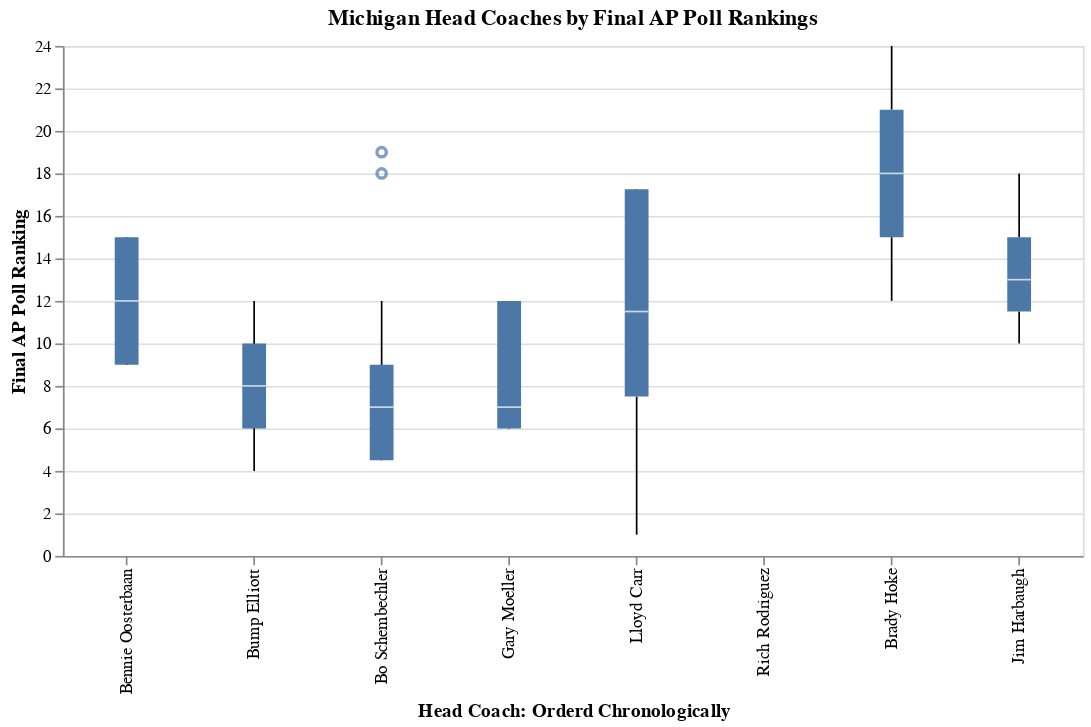

Source (notebook cell):
### Markdown cell above
### More than wins: what games are Harbaugh losing that makes him controversial?

Same chart as above, but now we're looking at the Final AP Poll Rankings for each coach. This is where critcism on Harbaugh begins to become more understandable. 

Note that Harbaugh's best season (where he finished 10th in the AP Poll) is worse than  the 3rd quartile of Coach Bo's final AP Poll Rankings (which is 9th place), and similar to the median finish for Coach Carr (which is 11th place).

Again these insights are only possible thanks to Altair's tool-tip functionality.

*Note that seasons when the Wolverines fail to make the final AP Poll are excluded.

### Code cell
alt.Chart(wins_1950).mark_boxplot().encode(
    y = alt.Y('AP Post:Q', title = 'Final AP Poll Ranking'),
    x = alt.X('Coach', sort = sort_coaches, title = 'Head Coach: Orderd Chronologically'),
    tooltip=alt.Tooltip("Year")
).properties(width = 600, title = 'Michigan Head Coaches by Final AP Poll Rankings')

### Figure 1 — Vega-Lite specification as saved in the notebook (floating-point values rounded to 4 significant figures)
{"config": {"view": {"continuousWidth": 400, "continuousHeight": 300}}, "data": {"name": "data-ad40b3447e5ac262c2123ac7a6561094"}, "mark": "boxplot", "encoding": {"tooltip": {"type": "nominal", "field": "Year"}, "x": {"type": "nominal", "field": "Coach", "sort": ["Bennie Oosterbaan", "Bump Elliott", "Bo Schembechler", "Gary Moeller", "Lloyd Carr", "Rich Rodriguez", "Brady Hoke", "Jim Harbaugh"], "title": "Head Coach: Orderd Chronologically"}, "y": {"type": "quantitative", "field": "AP Post", "title": "Final AP Poll Ranking"}}, "title": "Michigan Head Coaches by Final AP Poll Rankings", "width": 600, "$schema": "https://vega.github.io/schema/vega-lite/v4.8.1.json", "datasets": {"data-ad40b3447e5ac262c2123ac7a6561094": [{"Year": "2021", "Conf": "Big Ten", "W": "8", "L": "1", "T": null, "AP Pre": null, "AP High": "6", "AP Post": null, "Coach(es)": "Jim Harbaugh (8-1)", "Bowl": null, "Notes": null, "Coach": "Jim Harbaugh", "games_played": 9, "wins_normalized": 11.56}, {"Year": "2020", "Conf": "Big Ten", "W": "2", "L": "4", "T": "0", "AP Pre": "16", "AP High": "13", "AP Post": null, "Coach(es)": "Jim Harbaugh (2-4)", "Bowl": null, "Notes": null, "Coach": "Jim Harbaugh", "games_played": 6, "wins_normalized": 4.333}, {"Year": "2019", "Conf": "Big Ten", "W": "9", "L": "4", "T": "0", "AP Pre": "7", "AP High": "7", "AP Post": "18", "Coach(es)": "Jim Harbaugh (9-4)", "Bowl": "Citrus Bowl-L", "Notes": null, "Coach": "Jim Harbaugh", "games_played": 13, "wins_normalized": 9.0}, {"Year": "2018", "Conf": "Big Ten", "W": "10", "L": "3", "T": "0", "AP Pre": "14", "AP High": "4", "AP Post": "14", "Coach(es)": "Jim Harbaugh (10-3)", "Bowl": "Peach Bowl-L", "Notes": null, "Coach": "Jim Harbaugh", "games_played": 13, "wins_normalized": 10.0}, {"Year": "2017", "Conf": "Big Ten", "W": "8", "L": "5", "T": "0", "AP Pre": "11", "AP High": "7", "AP Post": null, "Coach(es)": "Jim Harbaugh (8-5)", "Bowl": "Outback Bowl-L", "Notes": null, "Coach": "Jim Harbaugh", "games_played": 13, "wins_normalized": 8.0}, {"Year": "2016", "Conf": "Big Ten", "W": "10", "L": "3", "T": "0", "AP Pre": "7", "AP High": "2", "AP Post": "10", "Coach(es)": "Jim Harbaugh (10-3)", "Bowl": "Orange Bowl-L", "Notes": null, "Coach": "Jim Harbaugh", "games_played": 13, "wins_normalized": 10.0}, {"Year": "2015", "Conf": "Big Ten", "W": "10", "L": "3", "T": "0", "AP Pre": null, "AP High": "12", "AP Post": "12", "Coach(es)": "Jim Harbaugh (10-3)", "Bowl": "Citrus Bowl-W", "Notes": null, "Coach": "Jim Harbaugh", "games_played": 13, "wins_normalized": 10.0}, {"Year": "2014", "Conf": "Big Ten", "W": "5", "L": "7", "T": "0", "AP Pre": null, "AP High": null, "AP Post": null, "Coach(es)": "Brady Hoke (5-7)", "Bowl": null, "Notes": null, "Coach": "Brady Hoke", "games_played": 12, "wins_normalized": 5.417}, {"Year": "2013", "Conf": "Big Ten", "W": "7", "L": "6", "T": "0", "AP Pre": "17", "AP High": "11", "AP Post": null, "Coach(es)": "Brady Hoke (7-6)", "Bowl": "Buffalo Wild Wings Bowl-L", "Notes": null, "Coach": "Brady Hoke", "games_played": 13, "wins_normalized": 7.0}, {"Year": "2012", "Conf": "Big Ten", "W": "8", "L": "5", "T": "0", "AP Pre": "8", "AP High": "8", "AP Post": "24", "Coach(es)": "Brady Hoke (8-5)", "Bowl": "Outback Bowl-L", "Notes": null, "Coach": "Brady Hoke", "games_played": 13, "wins_normalized": 8.0}, {"Year": "2011", "Conf": "Big Ten", "W": "11", "L": "2", "T": "0", "AP Pre": null, "AP High": "11", "AP Post": "12", "Coach(es)": "Brady Hoke (11-2)", "Bowl": "Sugar Bowl-W", "Notes": null, "Coach": "Brady Hoke", "games_played": 13, "wins_normalized": 11.0}, {"Year": "2010", "Conf": "Big Ten", "W": "7", "L": "6", "T": "0", "AP Pre": null, "AP High": "18", "AP Post": null, "Coach(es)": "Rich Rodriguez (7-6)", "Bowl": "Gator Bowl-L", "Notes": null, "Coach": "Rich Rodriguez", "games_played": 13, "wins_normalized": 7.0}, {"Year": "2009", "Conf": "Big Ten", "W": "5", "L": "7", "T": "0", "AP Pre": null, "AP High": "22", "AP Post": null, "Coach(es)": "Rich Rodriguez (5-7)", "Bowl": null, "Notes": null, "Coach": "Rich Rodriguez", "games_played": 12, "wins_normalized": 5.417}, {"Year": "2008", "Conf": "Big Ten", "W": "3", "L": "9", "T": "0", "AP Pre": null, "AP High": null, "AP Post": null, "Coach(es)": "Rich Rodriguez (3-9)", "Bowl": null, "Notes": null, "Coach": "Rich Rodriguez", "games_played": 12, "wins_normalized": 3.25}, {"Year": "2007", "Conf": "Big Ten", "W": "9", "L": "4", "T": "0", "AP Pre": "5", "AP High": "5", "AP Post": "18", "Coach(es)": "Lloyd Carr (9-4)", "Bowl": "Capital One Bowl-W", "Notes": null, "Coach": "Lloyd Carr", "games_played": 13, "wins_normalized": 9.0}, {"Year": "2006", "Conf": "Big Ten", "W": "11", "L": "2", "T": "0", "AP Pre": "14", "AP High": "2", "AP Post": "8", "Coach(es)": "Lloyd Carr (11-2)", "Bowl": "Rose Bowl-L", "Notes": null, "Coach": "Lloyd Carr", "games_played": 13, "wins_normalized": 11.0}, {"Year": "2005", "Conf": "Big Ten", "W": "7", "L": "5", "T": "0", "AP Pre": "4", "AP High": "3", "AP Post": null, "Coach(es)": "Lloyd Carr (7-5)", "Bowl": "Alamo Bowl-L", "Notes": null, "Coach": "Lloyd Carr", "games_played": 12, "wins_normalized": 7.583}, {"Year": "2004", "Conf": "Big Ten", "W": "9", "L": "3", "T": "0", "AP Pre": "8", "AP High": "7", "AP Post": "14", "Coach(es)": "Lloyd Carr (9-3)", "Bowl": "Rose Bowl-L", "Notes": null, "Coach": "Lloyd Carr", "games_played": 12, "wins_normalized": 9.75}, {"Year": "2003", "Conf": "Big Ten", "W": "10", "L": "3", "T": "0", "AP Pre": "4", "AP High": "3", "AP Post": "6", "Coach(es)": "Lloyd Carr (10-3)", "Bowl": "Rose Bowl-L", "Notes": null, "Coach": "Lloyd Carr", "games_played": 13, "wins_normalized": 10.0}, {"Year": "2002", "Conf": "Big Ten", "W": "10", "L": "3", "T": "0", "AP Pre": "12", "AP High": "7", "AP Post": "9", "Coach(es)": "Lloyd Carr (10-3)", "Bowl": "Outback Bowl-W", "Notes": null, "Coach": "Lloyd Carr", "games_played": 13, "wins_normalized": 10.0}, {"Year": "2001", "Conf": "Big Ten", "W": "8", "L": "4", "T": "0", "AP Pre": "12", "AP High": "6", "AP Post": "20", "Coach(es)": "Lloyd Carr (8-4)", "Bowl": "Citrus Bowl-L", "Notes": null, "Coach": "Lloyd Carr", "games_played": 12, "wins_normalized": 8.667}, {"Year": "2000", "Conf": "Big Ten", "W": "9", "L": "3", "T": "0", "AP Pre": "6", "AP High": "3", "AP Post": "11", "Coach(es)": "Lloyd Carr (9-3)", "Bowl": "Citrus Bowl-W", "Notes": null, "Coach": "Lloyd Carr", "games_played": 12, "wins_normalized": 9.75}, {"Year": "1999", "Conf": "Big Ten", "W": "10", "L": "2", "T": "0", "AP Pre": "8", "AP High": "3", "AP Post": "5", "Coach(es)": "Lloyd Carr (10-2)", "Bowl": "Orange Bowl-W", "Notes": null, "Coach": "Lloyd Carr", "games_played": 12, "wins_normalized": 10.83}, {"Year": "1998", "Conf": "Big Ten", "W": "10", "L": "3", "T": "0", "AP Pre": "5", "AP High": "5", "AP Post": "12", "Coach(es)": "Lloyd Carr (10-3)", "Bowl": "Citrus Bowl-W", "Notes": null, "Coach": "Lloyd Carr", "games_played": 13, "wins_normalized": 10.0}, {"Year": "1997", "Conf": "Big Ten", "W": "12", "L": "0", "T": "0", "AP Pre": "14", "AP High": "1", "AP Post": "1", "Coach(es)": "Lloyd Carr (12-0)", "Bowl": "Rose Bowl-W", "Notes": null, "Coach": "Lloyd Carr", "games_played": 12, "wins_normalized": 13.0}, {"Year": "1996", "Conf": "Big Ten", "W": "8", "L": "4", "T": "0", "AP Pre": "14", "AP High": "6", "AP Post": "20", "Coach(es)": "Lloyd Carr (8-4)", "Bowl": "Outback Bowl-L", "Notes": null, "Coach": "Lloyd Carr", "games_played": 12, "wins_normalized": 8.667}, {"Year": "1995", "Conf": "Big Ten", "W": "9", "L": "4", "T": "0", "AP Pre": "14", "AP High": "7", "AP Post": "17", "Coach(es)": "Lloyd Carr (9-4)", "Bowl": "Alamo Bowl-L", "Notes": null, "Coach": "Lloyd Carr", "games_played": 13, "wins_normalized": 9.0}, {"Year": "1994", "Conf": "Big Ten", "W": "8", "L": "4", "T": "0", "AP Pre": "5", "AP High": "4", "AP Post": "12", "Coach(es)": "Gary Moeller (8-4)", "Bowl": "Holiday Bowl-W", "Notes": null, "Coach": "Gary Moeller", "games_played": 12, "wins_normalized": 8.667}, {"Year": "1993", "Conf": "Big Ten", "W": "8", "L": "4", "T": "0", "AP Pre": "3", "AP High": "3", "AP Post": "21", "Coach(es)": "Gary Moeller (8-4)", "Bowl": "Hall of Fame Bowl-W", "Notes": null, "Coach": "Gary Moeller", "games_played": 12, "wins_normalized": 8.667}, {"Year": "1992", "Conf": "Big Ten", "W": "9", "L": "0", "T": "3", "AP Pre": "6", "AP High": "3", "AP Post": "5", "Coach(es)": "Gary Moeller (9-0-3)", "Bowl": "Rose Bowl-W", "Notes": null, "Coach": "Gary Moeller", "games_played": 12, "wins_normalized": 9.75}, {"Year": "1991", "Conf": "Big Ten", "W": "10", "L": "2", "T": "0", "AP Pre": "2", "AP High": "2", "AP Post": "6", "Coach(es)": "Gary Moeller (10-2)", "Bowl": "Rose Bowl-L", "Notes": null, "Coach": "Gary Moeller", "games_played": 12, "wins_normalized": 10.83}, {"Year": "1990", "Conf": "Big Ten", "W": "9", "L": "3", "T": "0", "AP Pre": "6", "AP High": "1", "AP Post": "7", "Coach(es)": "Gary Moeller (9-3)", "Bowl": "Gator Bowl-W", "Notes": null, "Coach": "Gary Moeller", "games_played": 12, "wins_normalized": 9.75}, {"Year": "1989", "Conf": "Big Ten", "W": "10", "L": "2", "T": "0", "AP Pre": "1", "AP High": "1", "AP Post": "7", "Coach(es)": "Bo Schembechler (10-2)", "Bowl": "Rose Bowl-L", "Notes": null, "Coach": "Bo Schembechler", "games_played": 12, "wins_normalized": 10.83}, {"Year": "1988", "Conf": "Big Ten", "W": "9", "L": "2", "T": "1", "AP Pre": "11", "AP High": "4", "AP Post": "4", "Coach(es)": "Bo Schembechler (9-2-1)", "Bowl": "Rose Bowl-W", "Notes": null, "Coach": "Bo Schembechler", "games_played": 12, "wins_normalized": 9.75}, {"Year": "1987", "Conf": "Big Ten", "W": "8", "L": "4", "T": "0", "AP Pre": "7", "AP High": "7", "AP Post": "19", "Coach(es)": "Bo Schembechler (8-4)", "Bowl": "Hall of Fame Bowl-W", "Notes": null, "Coach": "Bo Schembechler", "games_played": 12, "wins_normalized": 8.667}, {"Year": "1986", "Conf": "Big Ten", "W": "11", "L": "2", "T": "0", "AP Pre": "2", "AP High": "2", "AP Post": "8", "Coach(es)": "Bo Schembechler (11-2)", "Bowl": "Rose Bowl-L", "Notes": null, "Coach": "Bo Schembechler", "games_played": 13, "wins_normalized": 11.0}, {"Year": "1985", "Conf": "Big Ten", "W": "10", "L": "1", "T": "1", "AP Pre": null, "AP High": "2", "AP Post": "2", "Coach(es)": "Bo Schembechler (10-1-1)", "Bowl": "Fiesta Bowl-W", "Notes": null, "Coach": "Bo Schembechler", "games_played": 12, "wins_normalized": 10.83}, {"Year": "1984", "Conf": "Big Ten", "W": "6", "L": "6", "T": "0", "AP Pre": "14", "AP High": "3", "AP Post": null, "Coach(es)": "Bo Schembechler (6-6)", "Bowl": "Holiday Bowl-L", "Notes": null, "Coach": "Bo Schembechler", "games_played": 12, "wins_normalized": 6.5}, {"Year": "1983", "Conf": "Big Ten", "W": "9", "L": "3", "T": "0", "AP Pre": "10", "AP High": "6", "AP Post": "8", "Coach(es)": "Bo Schembechler (9-3)", "Bowl": "Sugar Bowl-L", "Notes": null, "Coach": "Bo Schembechler", "games_played": 12, "wins_normalized": 9.75}, {"Year": "1982", "Conf": "Big Ten", "W": "8", "L": "4", "T": "0", "AP Pre": "12", "AP High": "10", "AP Post": null, "Coach(es)": "Bo Schembechler (8-4)", "Bowl": "Rose Bowl-L", "Notes": null, "Coach": "Bo Schembechler", "games_played": 12, "wins_normalized": 8.667}, {"Year": "1981", "Conf": "Big Ten", "W": "9", "L": "3", "T": "0", "AP Pre": "1", "AP High": "1", "AP Post": "12", "Coach(es)": "Bo Schembechler (9-3)", "Bowl": "Bluebonnet Bowl-W", "Notes": null, "Coach": "Bo Schembechler", "games_played": 12, "wins_normalized": 9.75}, {"Year": "1980", "Conf": "Big Ten", "W": "10", "L": "2", "T": "0", "AP Pre": "12", "AP High": "4", "AP Post": "4", "Coach(es)": "Bo Schembechler (10-2)", "Bowl": "Rose Bowl-W", "Notes": null, "Coach": "Bo Schembechler", "games_played": 12, "wins_normalized": 10.83}, {"Year": "1979", "Conf": "Big Ten", "W": "8", "L": "4", "T": "0", "AP Pre": "7", "AP High": "6", "AP Post": "18", "Coach(es)": "Bo Schembechler (8-4)", "Bowl": "Gator Bowl-L", "Notes": null, "Coach": "Bo Schembechler", "games_played": 12, "wins_normalized": 8.667}, {"Year": "1978", "Conf": "Big Ten", "W": "10", "L": "2", "T": "0", "AP Pre": "6", "AP High": "3", "AP Post": "5", "Coach(es)": "Bo Schembechler (10-2)", "Bowl": "Rose Bowl-L", "Notes": null, "Coach": "Bo Schembechler", "games_played": 12, "wins_normalized": 10.83}, {"Year": "1977", "Conf": "Big Ten", "W": "10", "L": "2", "T": "0", "AP Pre": "2", "AP High": "1", "AP Post": "9", "Coach(es)": "Bo Schembechler (10-2)", "Bowl": "Rose Bowl-L", "Notes": null, "Coach": "Bo Schembechler", "games_played": 12, "wins_normalized": 10.83}, {"Year": "1976", "Conf": "Big Ten", "W": "10", "L": "2", "T": "0", "AP Pre": "2", "AP High": "1", "AP Post": "3", "Coach(es)": "Bo Schembechler (10-2)", "Bowl": "Rose Bowl-L", "Notes": null, "Coach": "Bo Schembechler", "games_played": 12, "wins_normalized": 10.83}, {"Year": "1975", "Conf": "Big Ten", "W": "8", "L": "2", "T": "2", "AP Pre": "3", "AP High": "2", "AP Post": "8", "Coach(es)": "Bo Schembechler (8-2-2)", "Bowl": "Orange Bowl-L", "Notes": null, "Coach": "Bo Schembechler", "games_played": 12, "wins_normalized": 8.667}, {"Year": "1974", "Conf": "Big Ten", "W": "10", "L": "1", "T": "0", "AP Pre": "6", "AP High": "3", "AP Post": "3", "Coach(es)": "Bo Schembechler (10-1)", "Bowl": null, "Notes": null, "Coach": "Bo Schembechler", "games_played": 11, "wins_normalized": 11.82}, {"Year": "1973", "Conf": "Big Ten", "W": "10", "L": "0", "T": "1", "AP Pre": "5", "AP High": "4", "AP Post": "6", "Coach(es)": "Bo Schembechler (10-0-1)", "Bowl": null, "Notes": null, "Coach": "Bo Schembechler", "games_played": 11, "wins_normalized": 11.82}, {"Year": "1972", "Conf": "Big Ten", "W": "10", "L": "1", "T": "0", "AP Pre": "10", "AP High": "3", "AP Post": "6", "Coach(es)": "Bo Schembechler (10-1)", "Bowl": null, "Notes": null, "Coach": "Bo Schembechler", "games_played": 11, "wins_normalized": 11.82}, {"Year": "1971", "Conf": "Big Ten", "W": "11", "L": "1", "T": "0", "AP Pre": "4", "AP High": "2", "AP Post": "6", "Coach(es)": "Bo Schembechler (11-1)", "Bowl": "Rose Bowl-L", "Notes": null, "Coach": "Bo Schembechler", "games_played": 12, "wins_normalized": 11.92}, {"Year": "1970", "Conf": "Big Ten", "W": "9", "L": "1", "T": "0", "AP Pre": "8", "AP High": "4", "AP Post": "9", "Coach(es)": "Bo Schembechler (9-1)", "Bowl": null, "Notes": null, "Coach": "Bo Schembechler", "games_played": 10, "wins_normalized": 11.7}, {"Year": "1969", "Conf": "Big Ten", "W": "8", "L": "3", "T": "0", "AP Pre": null, "AP High": "7", "AP Post": "9", "Coach(es)": "Bo Schembechler (8-3)", "Bowl": "Rose Bowl-L", "Notes": null, "Coach": "Bo Schembechler", "games_played": 11, "wins_normalized": 9.455}, {"Year": "1968", "Conf": "Big Ten", "W": "8", "L": "2", "T": "0", "AP Pre": null, "AP High": "4", "AP Post": "12", "Coach(es)": "Bump Elliott (8-2)", "Bowl": null, "Notes": null, "Coach": "Bump Elliott", "games_played": 10, "wins_normalized": 10.4}, {"Year": "1967", "Conf": "Big Ten", "W": "4", "L": "6", "T": "0", "AP Pre": null, "AP High": null, "AP Post": null, "Coach(es)": "Bump Elliott (4-6)", "Bowl": null, "Notes": null, "Coach": "Bump Elliott", "games_played": 10, "wins_normalized": 5.2}, {"Year": "1966", "Conf": "Big Ten", "W": "6", "L": "4", "T": "0", "AP Pre": null, "AP High": "8", "AP Post": null, "Coach(es)": "Bump Elliott (6-4)", "Bowl": null, "Notes": null, "Coach": "Bump Elliott", "games_played": 10, "wins_normalized": 7.8}, {"Year": "1965", "Conf": "Big Ten", "W": "4", "L": "6", "T": "0", "AP Pre": "4", "AP High": "4", "AP Post": null, "Coach(es)": "Bump Elliott (4-6)", "Bowl": null, "Notes": null, "Coach": "Bump Elliott", "games_played": 10, "wins_normalized": 5.2}, {"Year": "1964", "Conf": "Big Ten", "W": "9", "L": "1", "T": "0", "AP Pre": null, "AP High": "4", "AP Post": "4", "Coach(es)": "Bump Elliott (9-1)", "Bowl": "Rose Bowl-W", "Notes": null, "Coach": "Bump Elliott", "games_played": 10, "wins_normalized": 11.7}, {"Year": "1963", "Conf": "Big Ten", "W": "3", "L": "4", "T": "2", "AP Pre": null, "AP High": null, "AP Post": null, "Coach(es)": "Bump Elliott (3-4-2)", "Bowl": null, "Notes": null, "Coach": "Bump Elliott", "games_played": 9, "wins_normalized": 4.333}, {"Year": "1962", "Conf": "Big Ten", "W": "2", "L": "7", "T": "0", "AP Pre": null, "AP High": null, "AP Post": null, "Coach(es)": "Bump Elliott (2-7)", "Bowl": null, "Notes": null, "Coach": "Bump Elliott", "games_played": 9, "wins_normalized": 2.889}, {"Year": "1961", "Conf": "Big Ten", "W": "6", "L": "3", "T": "0", "AP Pre": null, "AP High": "6", "AP Post": null, "Coach(es)": "Bump Elliott (6-3)", "Bowl": null, "Notes": null, "Coach": "Bump Elliott", "games_played": 9, "wins_normalized": 8.667}, {"Year": "1960", "Conf": "Big Ten", "W": "5", "L": "4", "T": "0", "AP Pre": null, "AP High": null, "AP Post": null, "Coach(es)": "Bump Elliott (5-4)", "Bowl": null, "Notes": null, "Coach": "Bump Elliott", "games_played": 9, "wins_normalized": 7.222}, {"Year": "1959", "Conf": "Big Ten", "W": "4", "L": "5", "T": "0", "AP Pre": null, "AP High": null, "AP Post": null, "Coach(es)": "Bump Elliott (4-5)", "Bowl": null, "Notes": null, "Coach": "Bump Elliott", "games_played": 9, "wins_normalized": 5.778}, {"Year": "1958", "Conf": "Big Ten", "W": "2", "L": "6", "T": "1", "AP Pre": null, "AP High": "14", "AP Post": null, "Coach(es)": "Bennie Oosterbaan (2-6-1)", "Bowl": null, "Notes": null, "Coach": "Bennie Oosterbaan", "games_played": 9, "wins_normalized": 2.889}, {"Year": "1957", "Conf": "Big Ten", "W": "5", "L": "3", "T": "1", "AP Pre": "6", "AP High": "6", "AP Post": null, "Coach(es)": "Bennie Oosterbaan (5-3-1)", "Bowl": null, "Notes": null, "Coach": "Bennie Oosterbaan", "games_played": 9, "wins_normalized": 7.222}, {"Year": "1956", "Conf": "Big Ten", "W": "7", "L": "2", "T": "0", "AP Pre": "8", "AP High": "5", "AP Post": "7", "Coach(es)": "Bennie Oosterbaan (7-2)", "Bowl": null, "Notes": null, "Coach": "Bennie Oosterbaan", "games_played": 9, "wins_normalized": 10.11}, {"Year": "1955", "Conf": "Big Ten", "W": "7", "L": "2", "T": "0", "AP Pre": "3", "AP High": "1", "AP Post": "12", "Coach(es)": "Bennie Oosterbaan (7-2)", "Bowl": null, "Notes": null, "Coach": "Bennie Oosterbaan", "games_played": 9, "wins_normalized": 10.11}, {"Year": "1954", "Conf": "Big Ten", "W": "6", "L": "3", "T": "0", "AP Pre": null, "AP High": "11", "AP Post": "15", "Coach(es)": "Bennie Oosterbaan (6-3)", "Bowl": null, "Notes": null, "Coach": "Bennie Oosterbaan", "games_played": 9, "wins_normalized": 8.667}, {"Year": "1953", "Conf": "Big Ten", "W": "6", "L": "3", "T": "0", "AP Pre": null, "AP High": "4", "AP Post": "20", "Coach(es)": "Bennie Oosterbaan (6-3)", "Bowl": null, "Notes": null, "Coach": "Bennie Oosterbaan", "games_played": 9, "wins_normalized": 8.667}, {"Year": "1952", "Conf": "Western", "W": "5", "L": "4", "T": "0", "AP Pre": null, "AP High": "12", "AP Post": null, "Coach(es)": "Bennie Oosterbaan (5-4)", "Bowl": null, "Notes": null, "Coach": "Bennie Oosterbaan", "games_played": 9, "wins_normalized": 7.222}, {"Year": "1951", "Conf": "Western", "W": "4", "L": "5", "T": "0", "AP Pre": "17", "AP High": "15", "AP Post": null, "Coach(es)": "Bennie Oosterbaan (4-5)", "Bowl": null, "Notes": null, "Coach": "Bennie Oosterbaan", "games_played": 9, "wins_normalized": 5.778}, {"Year": "1950", "Conf": "Western", "W": "6", "L": "3", "T": "1", "AP Pre": "3", "AP High": "3", "AP Post": "9", "Coach(es)": "Bennie Oosterbaan (6-3-1)", "Bowl": "Rose Bowl-W", "Notes": null, "Coach": "Bennie Oosterbaan", "games_played": 10, "wins_normalized": 7.8}]}}
